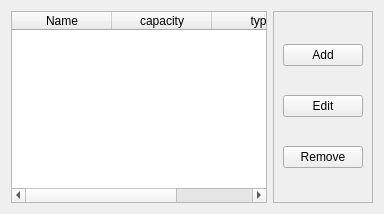
             <widget class="QWidget" name="facilities_tab">
              <attribute name="title">
               <string>[3] Facilities</string>
              </attribute>
              <layout class="QHBoxLayout" name="horizontalLayout_3">
               <item>
                <widget class="QTableWidget" name="room_table">
                 <property name="editTriggers">
                  <set>QAbstractItemView::NoEditTriggers</set>
                 </property>
                 <property name="selectionMode">
                  <enum>QAbstractItemView::SingleSelection</enum>
                 </property>
                 <property name="selectionBehavior">
                  <enum>QAbstractItemView::SelectRows</enum>
                 </property>
                 <property name="columnCount">
                  <number>3</number>
                 </property>
                 <column>
                  <property name="text">
                   <string>Name</string>
                  </property>
                 </column>
                 <column>
                  <property name="text">
                   <string>capacity</string>
                  </property>
                 </column>
                 <column>
                  <property name="text">
                   <string>type</string>
                  </property>
                 </column>
                </widget>
               </item>
               <item>
                <widget class="QFrame" name="room_control_frame">
                 <property name="frameShape">
                  <enum>QFrame::StyledPanel</enum>
                 </property>
                 <property name="frameShadow">
                  <enum>QFrame::Raised</enum>
                 </property>
                 <layout class="QVBoxLayout" name="verticalLayout_7">
                  <item>
                   <widget class="QPushButton" name="room_add_pushbutton">
                    <property name="text">
                     <string>Add</string>
                    </property>
                   </widget>
                  </item>
                  <item>
                   <widget class="QPushButton" name="room_edit_pushbutton">
                    <property name="text">
                     <string>Edit</string>
                    </property>
                   </widget>
                  </item>
                  <item>
                   <widget class="QPushButton" name="room_remove_pushbutton">
                    <property name="text">
                     <string>Remove</string>
                    </property>
                   </widget>
                  </item>
                 </layout>
                </widget>
               </item>
              </layout>
             </widget>
